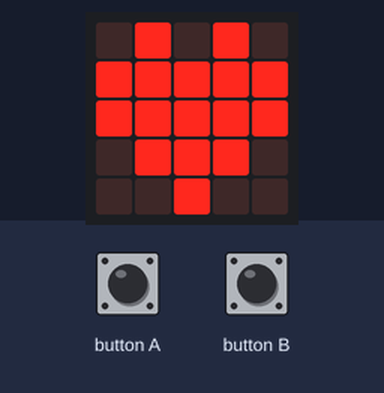
The program below on a simulated BBC micro:bit running MicroPython. On the bench: the board's 5×5 LED display. Inputs (shaded band) come from the test bench.

Above: at 1.2 s.
1.3 s: button A pressed for 0.15 s
At 1.37 s:
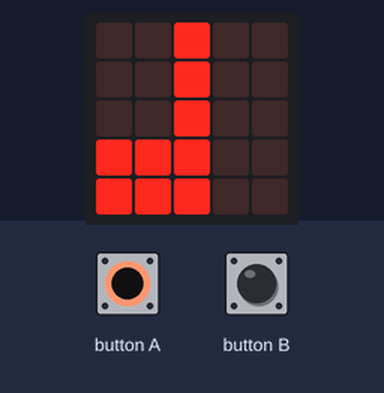
2.9 s: button B pressed for 0.15 s
At 2.97 s:
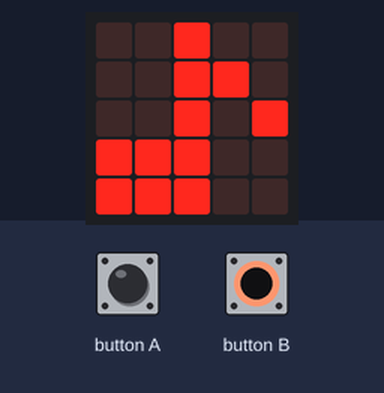
4.5 s: button A pressed for 3.2 s
At 5.9 s:
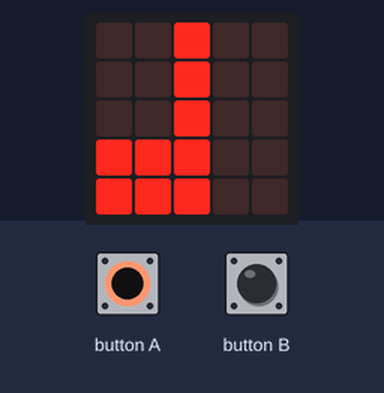
Timing chart, 0 to 7.5 s (numbered marks = the images above; inputs shaded):
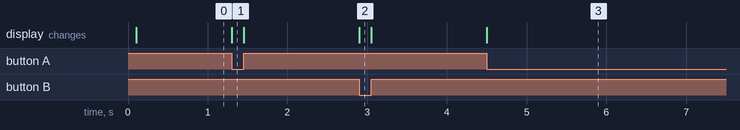

The program:

buttons_with_gestures.py
```python
from microbit import *

while True:
    gesture = accelerometer.current_gesture()

    if button_a.is_pressed():
        display.show(Image.MUSIC_CROTCHET)
    elif button_b.is_pressed():
        display.show(Image.MUSIC_QUAVER)
    elif gesture == "face up":
        display.show(Image.HEART)
    elif gesture == "face down":
        display.show(Image.GIRAFFE)
    elif gesture == "right":
        display.show(Image.ARROW_NE)
    elif gesture == "left":
        display.show(Image.ARROW_SE)
    elif gesture == "shake":
        display.show(Image.ANGRY)
    elif gesture == "freefall":
        display.show(Image.CONFUSED)
    else:
        display.clear()
```

Measured:
- after the input at 1.3 s, the display: changes at once (image 1)
- after the input at 2.9 s, the display: changes at once (image 2)
- after the input at 4.5 s, the display: changes at once (image 3)
